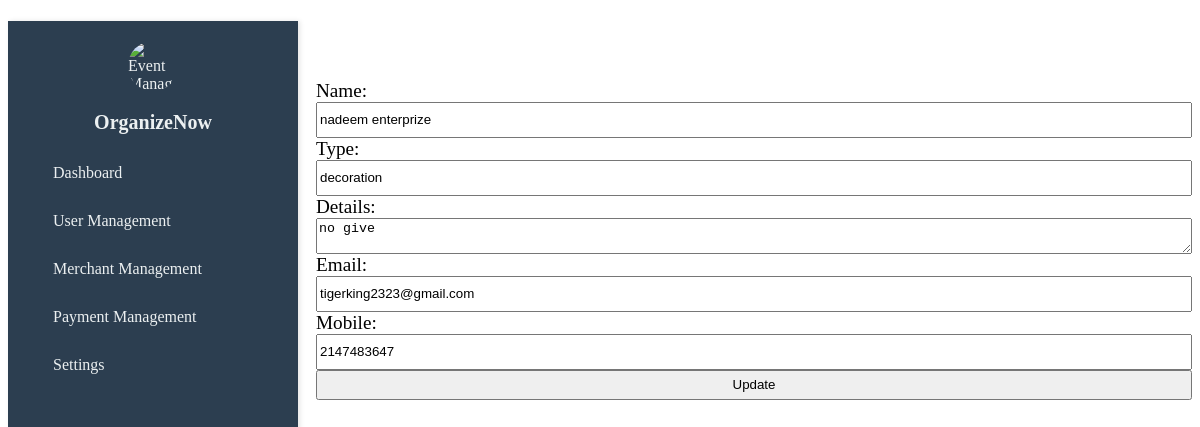
The app's page /admin/edit_merchant.php?id=7, older data.
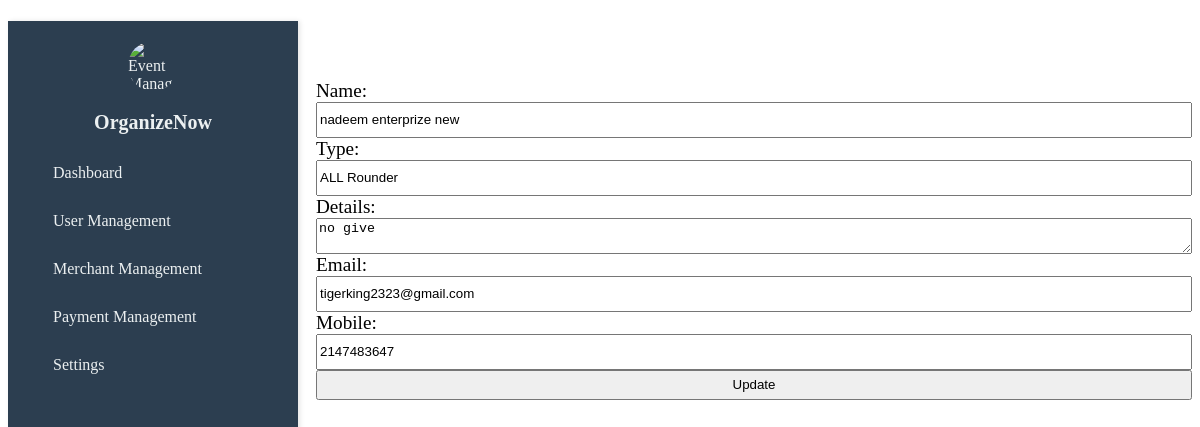
The same page, newer data.
### tables this page shows
CREATE TABLE `merchant` (
  `id` int(11) NOT NULL,
  `name` varchar(100) NOT NULL,
  `type` varchar(100) NOT NULL,
  `details` varchar(200) NOT NULL,
  `email` varchar(100) NOT NULL,
  `mobile` varchar(15) NOT NULL,
  `password` varchar(200) NOT NULL
);

### admin/edit_merchant.php (the view, shortened to what this page needs)
<?php
include 'db_config.php';
if (isset($_GET['id'])) {
    $id = $_GET['id'];
    $query = "SELECT * FROM merchant WHERE id = $id";
    $result = $conn->query($query);
    if ($result->num_rows > 0) {
        $merchant = $result->fetch_assoc();
    } else {
        echo "Merchant not found.";
        exit;
    }
} else {
    echo "Invalid request.";
    exit;
}
?>
<!DOCTYPE html>
<html lang="en">
<head>
</head>
<body>
    <div class="sidebar">
        <img alt="Event Management Logo" height="50" src="https://storage.googleapis.com/a1aa/image/lVCW4JSGXNpeEqSD67RZn3Gu7QmvDyhmjWDeAqe4rVcfR5DQB.jpg" width="50" />
        <h2>OrganizeNow</h2>
        <a href="#dashboard"><i class="fas fa-tachometer-alt"></i> Dashboard</a>
        <a href="#user"><i class="fas fa-users"></i> User Management</a>
        <a href="#merchant-management"><i class="fas fa-store"></i> Merchant Management</a>
        <a href="#payment-management"><i class="fas fa-credit-card"></i> Payment Management</a>
        <a href="#settings"><i class="fas fa-cogs"></i> Settings</a>
    </div>
    <h1>Edit Merchant</h1>
    <form action="update_merchant.php" method="post">
        <label for="name">Name:</label>
        <input type="text" name="name" value="<?php echo $merchant['name']; ?>">
        <label for="type">Type:</label>
        <input type="text" name="type" value="<?php echo $merchant['type']; ?>">
        <label for="details">Details:</label>
        <textarea name="details"><?php echo $merchant['details']; ?></textarea>
        <label for="email">Email:</label>
        <input type="email" name="email" value="<?php echo $merchant['email']; ?>">
        <label for="mobile">Mobile:</label>
        <input type="text" name="mobile" value="<?php echo $merchant['mobile']; ?>">
        <button type="submit">Update</button>
    </form>
</body>
</html>

### admin/edit_merchant.php (style rules this page uses)
form { display: flex; flex-direction: column; font-size: larger; margin-left: 105px; padding-left: 203px; }
form input, button { height: 30px; }
.sidebar { width: 250px; background-color: #2c3e50; color: #ecf0f1; position: fixed; height: 100%; padding: 20px; box-shadow: 2px 0 5px rgba(0, 0, 0, 0.1); }
.sidebar img { display: block; margin: 0 auto 20px; border-radius: 50%; }
.sidebar h2 { text-align: center; font-size: 20px; margin-bottom: 20px; }
.sidebar a { display: block; color: #ecf0f1; text-decoration: none; padding: 10px 15px; margin-bottom: 10px; border-radius: 5px; font-size: 16px; transition: background-color 0.3s ease; }

Row changes from the older to the newer data that the page shows:
changed merchant "no give": name "nadeem enterprize" → "nadeem enterprize new"; type "decoration" → "ALL Rounder"
